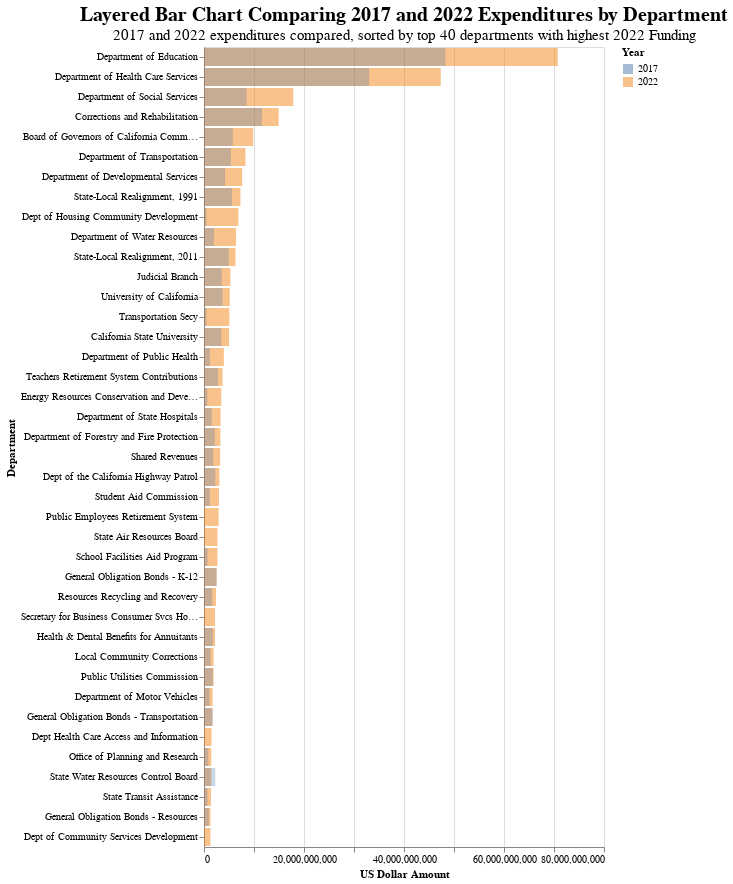

Here is the notebook cell this chart was saved with:
### Markdown cell above
Legislative Analyst's Office: https://lao.ca.gov/policyareas/state-budget/historical-data

### Code cell
dept_grouped = df_non_federal.groupby(['Department', 'Year'])['Amount'].sum().reset_index()


# Sort the departments by 2022 spending and take the top 20
top_departments = (
    dept_grouped[dept_grouped['Year'] == 2022]
    .groupby('Department')
    .sum()
    .sort_values('Amount', ascending=False)
    .head(40)
    .index
    .tolist()
)

# Filter data_long to include only the top 40 departments from 2022
dept_filtered = dept_grouped[dept_grouped['Department'].isin(top_departments)]


# Create the chart
chart_2017 = (
    alt.Chart(dept_filtered[dept_filtered['Year'] == 2017])
    .mark_bar()
    .encode(
        x=alt.X('Amount:Q', title='US Dollar Amount'),
        y=alt.Y(
            'Department:N',
            title='Department',
            sort=top_departments
        ),
        color=alt.Color('Year:N'),
        opacity=alt.value(0.3),
        tooltip=[
            alt.Tooltip('Department', title='Department'),
            alt.Tooltip('Year', title='Year'),
            alt.Tooltip('Amount', title='Amount', format='$,.2f')
        ]
    )
)

chart_2022 = (
    alt.Chart(dept_filtered[dept_filtered['Year'] == 2022])
    .mark_bar()
    .encode(
        x=alt.X('Amount:Q', title='US Dollar Amount'),
        y=alt.Y(
            'Department:N',
            title='Department',
            sort=top_departments
        ),
        color='Year:N',
        opacity=alt.value(0.5),
        tooltip=[
            alt.Tooltip('Department', title='Department'),
            alt.Tooltip('Year', title='Year'),
            alt.Tooltip('Amount', title='Amount', format='$,.2f')
        ]
    )
)

layeredexpenditures = alt.layer(chart_2022, chart_2017).properties(
        title = alt.TitleParams(
            text= ("Layered Bar Chart Comparing 2017 and 2022 Expenditures by Department"),
            subtitle= ("2017 and 2022 expenditures compared, sorted by top 40 departments with highest 2022 Funding"),
            fontSize = 20,
            subtitleFontSize= 15))

layeredexpenditures

### Figure 1 — Vega-Lite specification as saved in the notebook (floating-point values rounded to 4 significant figures)
{"usermeta": {"embedOptions": {"theme": "fivethirtyeight"}}, "config": {"view": {"continuousWidth": 400, "continuousHeight": 300}}, "layer": [{"data": {"name": "data-eba956452b8d9c7500cf3009a052ea86"}, "mark": "bar", "encoding": {"color": {"field": "Year", "type": "nominal"}, "opacity": {"value": 0.5}, "tooltip": [{"field": "Department", "title": "Department", "type": "nominal"}, {"field": "Year", "title": "Year", "type": "quantitative"}, {"field": "Amount", "format": "$,.2f", "title": "Amount", "type": "quantitative"}], "x": {"field": "Amount", "title": "US Dollar Amount", "type": "quantitative"}, "y": {"field": "Department", "sort": ["Department of Education", "Department of Health Care Services", "Department of Social Services", "Corrections and Rehabilitation", "Board of Governors of California Community Colleges", "Department of Transportation", "Department of Developmental Services", "State-Local Realignment, 1991", "Dept of Housing Community Development", "Department of Water Resources", "State-Local Realignment, 2011", "Judicial Branch", "University of California", "Transportation Secy", "California State University", "Department of Public Health", "Teachers Retirement System Contributions", "Energy Resources Conservation and Development", "Department of State Hospitals", "Department of Forestry and Fire Protection", "Shared Revenues", "Dept of the California Highway Patrol", "Student Aid Commission", "Public Employees Retirement System", "State Air Resources Board", "School Facilities Aid Program", "General Obligation Bonds - K-12", "Resources Recycling and Recovery", "Secretary for Business Consumer Svcs Housing", "Health & Dental Benefits for Annuitants", "Local Community Corrections", "Public Utilities Commission", "Department of Motor Vehicles", "General Obligation Bonds - Transportation", "Dept Health Care Access and Information", "Office of Planning and Research", "State Water Resources Control Board", "State Transit Assistance", "General Obligation Bonds - Resources", "Dept of Community Services Development"], "title": "Department", "type": "nominal"}}}, {"data": {"name": "data-049cd4497a2b6ebca5a645880bb6496e"}, "mark": "bar", "encoding": {"color": {"field": "Year", "type": "nominal"}, "opacity": {"value": 0.3}, "tooltip": [{"field": "Department", "title": "Department", "type": "nominal"}, {"field": "Year", "title": "Year", "type": "quantitative"}, {"field": "Amount", "format": "$,.2f", "title": "Amount", "type": "quantitative"}], "x": {"field": "Amount", "title": "US Dollar Amount", "type": "quantitative"}, "y": {"field": "Department", "sort": ["Department of Education", "Department of Health Care Services", "Department of Social Services", "Corrections and Rehabilitation", "Board of Governors of California Community Colleges", "Department of Transportation", "Department of Developmental Services", "State-Local Realignment, 1991", "Dept of Housing Community Development", "Department of Water Resources", "State-Local Realignment, 2011", "Judicial Branch", "University of California", "Transportation Secy", "California State University", "Department of Public Health", "Teachers Retirement System Contributions", "Energy Resources Conservation and Development", "Department of State Hospitals", "Department of Forestry and Fire Protection", "Shared Revenues", "Dept of the California Highway Patrol", "Student Aid Commission", "Public Employees Retirement System", "State Air Resources Board", "School Facilities Aid Program", "General Obligation Bonds - K-12", "Resources Recycling and Recovery", "Secretary for Business Consumer Svcs Housing", "Health & Dental Benefits for Annuitants", "Local Community Corrections", "Public Utilities Commission", "Department of Motor Vehicles", "General Obligation Bonds - Transportation", "Dept Health Care Access and Information", "Office of Planning and Research", "State Water Resources Control Board", "State Transit Assistance", "General Obligation Bonds - Resources", "Dept of Community Services Development"], "title": "Department", "type": "nominal"}}}], "title": {"text": "Layered Bar Chart Comparing 2017 and 2022 Expenditures by Department", "fontSize": 20, "subtitle": "2017 and 2022 expenditures compared, sorted by top 40 departments with highest 2022 Funding", "subtitleFontSize": 15}, "$schema": "https://vega.github.io/schema/vega-lite/v4.17.0.json", "datasets": {"data-eba956452b8d9c7500cf3009a052ea86": [{"Department": "Board of Governors of California Community Colleges", "Year": 2022, "Amount": 9850000000.0}, {"Department": "California State University", "Year": 2022, "Amount": 5008000000.0}, {"Department": "Corrections and Rehabilitation", "Year": 2022, "Amount": 14930000000.0}, {"Department": "Department of Developmental Services", "Year": 2022, "Amount": 7638000000.0}, {"Department": "Department of Education", "Year": 2022, "Amount": 70760000000.0}, {"Department": "Department of Forestry and Fire Protection", "Year": 2022, "Amount": 3276000000.0}, {"Department": "Department of Health Care Services", "Year": 2022, "Amount": 47350000000.0}, {"Department": "Department of Motor Vehicles", "Year": 2022, "Amount": 1723000000.0}, {"Department": "Department of Public Health", "Year": 2022, "Amount": 3971000000.0}, {"Department": "Department of Social Services", "Year": 2022, "Amount": 17850000000.0}, {"Department": "Department of State Hospitals", "Year": 2022, "Amount": 3307000000.0}, {"Department": "Department of Transportation", "Year": 2022, "Amount": 8291000000.0}, {"Department": "Department of Water Resources", "Year": 2022, "Amount": 6405000000.0}, {"Department": "Dept Health Care Access and Information", "Year": 2022, "Amount": 1499000000.0}, {"Department": "Dept of Community Services Development", "Year": 2022, "Amount": 1283000000.0}, {"Department": "Dept of Housing Community Development", "Year": 2022, "Amount": 6878000000.0}, {"Department": "Dept of the California Highway Patrol", "Year": 2022, "Amount": 3087000000.0}, {"Department": "Energy Resources Conservation and Development", "Year": 2022, "Amount": 3452000000.0}, {"Department": "General Obligation Bonds - K-12", "Year": 2022, "Amount": 2514000000.0}, {"Department": "General Obligation Bonds - Resources", "Year": 2022, "Amount": 1291000000.0}, {"Department": "General Obligation Bonds - Transportation", "Year": 2022, "Amount": 1697000000.0}, {"Department": "Health & Dental Benefits for Annuitants", "Year": 2022, "Amount": 2208000000.0}, {"Department": "Judicial Branch", "Year": 2022, "Amount": 5274000000.0}, {"Department": "Local Community Corrections", "Year": 2022, "Amount": 1913000000.0}, {"Department": "Office of Planning and Research", "Year": 2022, "Amount": 1452000000.0}, {"Department": "Public Employees Retirement System", "Year": 2022, "Amount": 2925000000.0}, {"Department": "Public Utilities Commission", "Year": 2022, "Amount": 1909000000.0}, {"Department": "Resources Recycling and Recovery", "Year": 2022, "Amount": 2406000000.0}, {"Department": "School Facilities Aid Program", "Year": 2022, "Amount": 2690000000.0}, {"Department": "Secretary for Business Consumer Svcs Housing", "Year": 2022, "Amount": 2212000000.0}, {"Department": "Shared Revenues", "Year": 2022, "Amount": 3219000000.0}, {"Department": "State Air Resources Board", "Year": 2022, "Amount": 2712000000.0}, {"Department": "State Transit Assistance", "Year": 2022, "Amount": 1393000000.0}, {"Department": "State Water Resources Control Board", "Year": 2022, "Amount": 1446000000.0}, {"Department": "State-Local Realignment, 1991", "Year": 2022, "Amount": 7288000000.0}, {"Department": "State-Local Realignment, 2011", "Year": 2022, "Amount": 6296000000.0}, {"Department": "Student Aid Commission", "Year": 2022, "Amount": 2991000000.0}, {"Department": "Teachers Retirement System Contributions", "Year": 2022, "Amount": 3712000000.0}, {"Department": "Transportation Secy", "Year": 2022, "Amount": 5067000000.0}, {"Department": "University of California", "Year": 2022, "Amount": 5149000000.0}], "data-049cd4497a2b6ebca5a645880bb6496e": [{"Department": "Board of Governors of California Community Colleges", "Year": 2017, "Amount": 5755000000.0}, {"Department": "California State University", "Year": 2017, "Amount": 3480000000.0}, {"Department": "Corrections and Rehabilitation", "Year": 2017, "Amount": 11590000000.0}, {"Department": "Department of Developmental Services", "Year": 2017, "Amount": 4209000000.0}, {"Department": "Department of Education", "Year": 2017, "Amount": 48310000000.0}, {"Department": "Department of Forestry and Fire Protection", "Year": 2017, "Amount": 2160000000.0}, {"Department": "Department of Health Care Services", "Year": 2017, "Amount": 33010000000.0}, {"Department": "Department of Motor Vehicles", "Year": 2017, "Amount": 1119000000.0}, {"Department": "Department of Public Health", "Year": 2017, "Amount": 1180000000.0}, {"Department": "Department of Social Services", "Year": 2017, "Amount": 8501000000.0}, {"Department": "Department of State Hospitals", "Year": 2017, "Amount": 1544000000.0}, {"Department": "Department of Transportation", "Year": 2017, "Amount": 5392000000.0}, {"Department": "Department of Water Resources", "Year": 2017, "Amount": 1994000000.0}, {"Department": "Dept of Community Services Development", "Year": 2017, "Amount": 24000000.0}, {"Department": "Dept of Housing Community Development", "Year": 2017, "Amount": 503600000.0}, {"Department": "Dept of the California Highway Patrol", "Year": 2017, "Amount": 2271000000.0}, {"Department": "Energy Resources Conservation and Development", "Year": 2017, "Amount": 664400000.0}, {"Department": "General Obligation Bonds - K-12", "Year": 2017, "Amount": 2519000000.0}, {"Department": "General Obligation Bonds - Resources", "Year": 2017, "Amount": 984200000.0}, {"Department": "General Obligation Bonds - Transportation", "Year": 2017, "Amount": 1730000000.0}, {"Department": "Health & Dental Benefits for Annuitants", "Year": 2017, "Amount": 1767000000.0}, {"Department": "Judicial Branch", "Year": 2017, "Amount": 3551000000.0}, {"Department": "Local Community Corrections", "Year": 2017, "Amount": 1325000000.0}, {"Department": "Office of Planning and Research", "Year": 2017, "Amount": 866400000.0}, {"Department": "Public Utilities Commission", "Year": 2017, "Amount": 1755000000.0}, {"Department": "Resources Recycling and Recovery", "Year": 2017, "Amount": 1646000000.0}, {"Department": "School Facilities Aid Program", "Year": 2017, "Amount": 716100000.0}, {"Department": "Secretary for Business Consumer Svcs Housing", "Year": 2017, "Amount": 793000.0}, {"Department": "Shared Revenues", "Year": 2017, "Amount": 1868000000.0}, {"Department": "State Transit Assistance", "Year": 2017, "Amount": 706500000.0}, {"Department": "State Water Resources Control Board", "Year": 2017, "Amount": 2263000000.0}, {"Department": "State-Local Realignment, 1991", "Year": 2017, "Amount": 5607000000.0}, {"Department": "State-Local Realignment, 2011", "Year": 2017, "Amount": 4921000000.0}, {"Department": "Student Aid Commission", "Year": 2017, "Amount": 1183000000.0}, {"Department": "Teachers Retirement System Contributions", "Year": 2017, "Amount": 2790000000.0}, {"Department": "Transportation Secy", "Year": 2017, "Amount": 488400000.0}, {"Department": "University of California", "Year": 2017, "Amount": 3719000000.0}]}}
